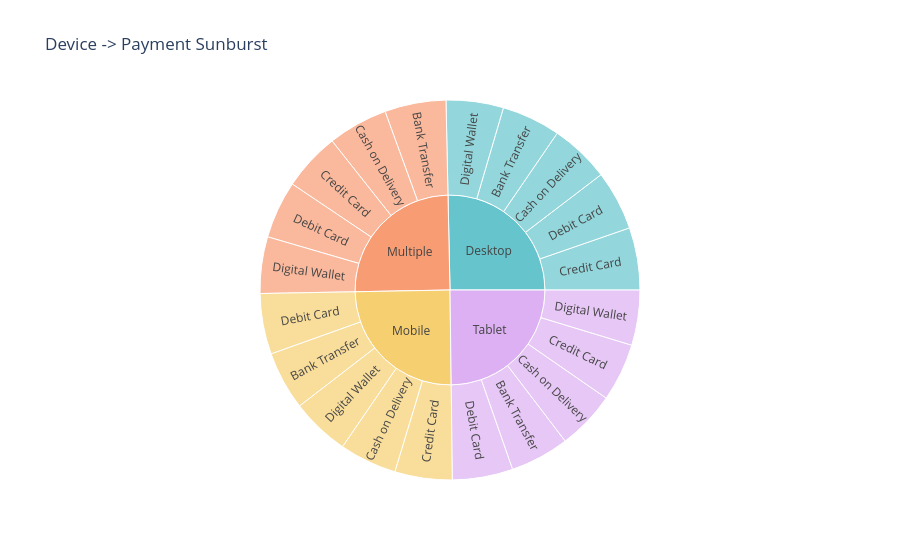

The notebook cell this image was saved under:
### Code cell
import plotly.express as px

df_sun2 = df.dropna(subset=['device_used','payment_method','total_spent_usd'])
df_sun2 = df_sun2[df_sun2['total_spent_usd'] > 0]

fig = px.sunburst(df_sun2, 
                  path=['device_used','payment_method'], 
                  values='total_spent_usd',
                  color='device_used',
                  color_discrete_sequence=px.colors.qualitative.Pastel,
                  title='Device -> Payment Sunburst')
fig.show()

### Figure 1 — Plotly figure (JSON) as saved in the notebook; plotly's stock layout.template omitted (floating-point values rounded to 4 significant figures)
{"data": [{"branchvalues": "total", "customdata": [["Desktop"], ["Desktop"], ["Desktop"], ["Desktop"], ["Desktop"], ["Desktop"], ["Mobile"], ["Mobile"], ["Mobile"], ["Mobile"], ["Mobile"], ["Mobile"], ["Multiple"], ["Multiple"], ["Multiple"], ["Multiple"], ["Multiple"], ["Multiple"], ["Tablet"], ["Tablet"], ["Tablet"], ["Tablet"], ["Tablet"], ["Tablet"]], "domain": {"x": [0, 1], "y": [0, 1]}, "hovertemplate": "labels=%{label}<br>total_spent_usd=%{value}<br>parent=%{parent}<br>id=%{id}<br>device_used=%{customdata[0]}<extra></extra>", "ids": ["Desktop/Bank Transfer", "Desktop", "Desktop/Credit Card", "Desktop/Debit Card", "Desktop/Cash on Delivery", "Desktop/Digital Wallet", "Mobile/Credit Card", "Mobile/Debit Card", "Mobile/Digital Wallet", "Mobile/Bank Transfer", "Mobile/Cash on Delivery", "Mobile", "Multiple/Digital Wallet", "Multiple/Credit Card", "Multiple", "Multiple/Bank Transfer", "Multiple/Cash on Delivery", "Multiple/Debit Card", "Tablet/Credit Card", "Tablet/Digital Wallet", "Tablet", "Tablet/Bank Transfer", "Tablet/Cash on Delivery", "Tablet/Debit Card"], "labels": ["Bank Transfer", "Desktop", "Credit Card", "Debit Card", "Cash on Delivery", "Digital Wallet", "Credit Card", "Debit Card", "Digital Wallet", "Bank Transfer", "Cash on Delivery", "Mobile", "Digital Wallet", "Credit Card", "Multiple", "Bank Transfer", "Cash on Delivery", "Debit Card", "Credit Card", "Digital Wallet", "Tablet", "Bank Transfer", "Cash on Delivery", "Debit Card"], "marker": {"colors": ["rgb(102, 197, 204)", "rgb(102, 197, 204)", "rgb(102, 197, 204)", "rgb(102, 197, 204)", "rgb(102, 197, 204)", "rgb(102, 197, 204)", "rgb(246, 207, 113)", "rgb(246, 207, 113)", "rgb(246, 207, 113)", "rgb(246, 207, 113)", "rgb(246, 207, 113)", "rgb(246, 207, 113)", "rgb(248, 156, 116)", "rgb(248, 156, 116)", "rgb(248, 156, 116)", "rgb(248, 156, 116)", "rgb(248, 156, 116)", "rgb(248, 156, 116)", "rgb(220, 176, 242)", "rgb(220, 176, 242)", "rgb(220, 176, 242)", "rgb(220, 176, 242)", "rgb(220, 176, 242)", "rgb(220, 176, 242)"]}, "name": "", "parents": ["Desktop", "", "Desktop", "Desktop", "Desktop", "Desktop", "Mobile", "Mobile", "Mobile", "Mobile", "Mobile", "", "Multiple", "Multiple", "", "Multiple", "Multiple", "Multiple", "Tablet", "Tablet", "", "Tablet", "Tablet", "Tablet"], "type": "sunburst", "values": [125800000.0, 636800000.0, 133200000.0, 127700000.0, 127500000.0, 122500000.0, 122800000.0, 129800000.0, 125200000.0, 125400000.0, 122800000.0, 626000000.0, 121000000.0, 124000000.0, 627300000.0, 131100000.0, 128200000.0, 123100000.0, 124200000.0, 118000000.0, 623200000.0, 126200000.0, 125600000.0, 129400000.0]}], "layout": {"legend": {"tracegroupgap": 0}, "sunburstcolorway": ["rgb(102, 197, 204)", "rgb(246, 207, 113)", "rgb(248, 156, 116)", "rgb(220, 176, 242)", "rgb(135, 197, 95)", "rgb(158, 185, 243)", "rgb(254, 136, 177)", "rgb(201, 219, 116)", "rgb(139, 224, 164)", "rgb(180, 151, 231)", "rgb(179, 179, 179)"], "title": {"text": "Device -> Payment Sunburst"}}}
